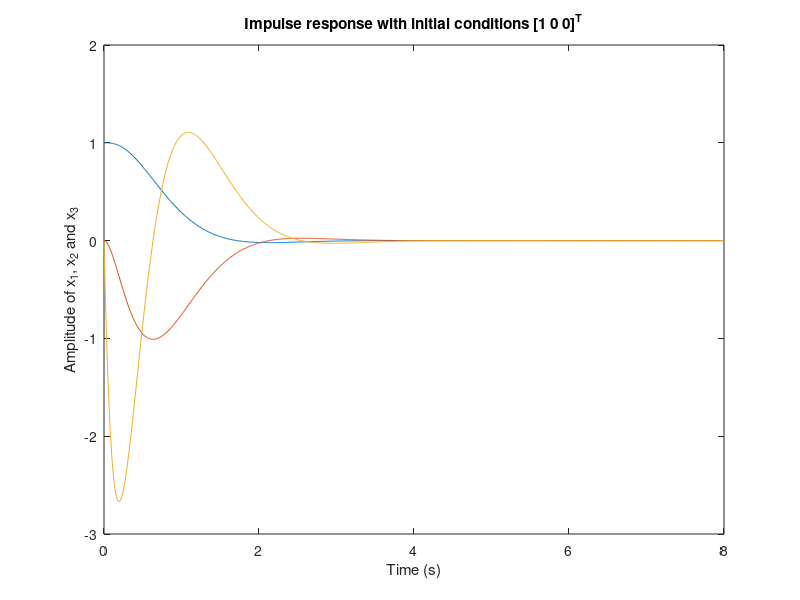

The MATLAB script that drew this image:
% ---------- Diseño del sistema regulador óptimo cuadrático ---------
A=[0 1 0;0 0 1;-35 -27 -9]; 
B=[0;0;1]; 
Q=[1 0 0;0 1 0;0 0 1]; 
R=[1]; 
[K,P,E]=lqr(A,B,Q,R)
% closed loop systems
sys=ss(A-B*K, eye(3),eye(3),eye(3)); 
% impulse response at initial condiction
t=0:0.01:8; 
x=initial(sys,[1;0;0],t);
plot(t,x)
xlabel('Time (s)')
ylabel('Amplitude of x_1, x_2 and x_3')
title('Impulse response with initial conditions [1 0 0]^T')
